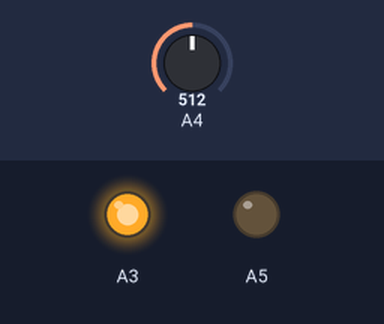
A sketch run on a simulated Arduino Uno, built with avr-gcc and run on an emulated ATmega328P. On the bench: output pins drawn as LEDs (lit = HIGH). Inputs (shaded band) come from the test bench; at power-on: A4 = 512. Random numbers use the default seed unless the sketch sets one; what the sketch prints to the serial monitor is not drawn.

Above: at 0.1 s.
Timing chart, 0 to 1.6 s (numbered marks = the images above):
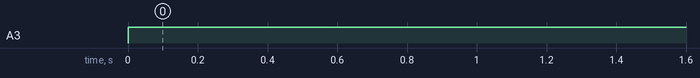

The sketch:

MCController.ino
```cpp
 /**
 * Ryan Gallaway
 * 16 Feb 2016
 * Motor Controller Controller Motor
 */

#include <mcp_can.h>
#include <math.h>
#include <SPI.h>
#include <string.h>

// the cs pin of the version after v1.1 is default to D9
// v0.9b and v1.0 is default D10
const int SPI_CS_PIN = 9;

MCP_CAN CAN(10);                                    // Set CS pin

void setup()
{
    Serial.begin(9600);
    pinMode(A3, OUTPUT);
    pinMode(A5, OUTPUT);
    pinMode(A4, INPUT);

START_INIT:

    if(CAN_OK == CAN.begin(CAN_500KBPS))                   // init can bus : baudrate = 500k
    {
        Serial.println("CAN BUS Shield init ok!");
    }
    else
    {
        Serial.println("CAN BUS Shield init fail");
        Serial.println("Init CAN BUS Shield again");
        delay(100);
        goto START_INIT;
    }
}

unsigned char lockout[8] = {0,0,0,0,0,0,0,0};
unsigned char enable[8] = {0,0,0,0,0,1,0,0};
unsigned char msg[8] = {0,0,0,0,1,1,0,0};
unsigned char bat[8] = {0,0,0,0,0,0,0,0};
unsigned char temp[8] = {70,0,65,0,0,0,0,0};
unsigned char mTemp[8] = {0,0,0,0,0,0,0,0};
unsigned char sseq[8] = {0,0,0,0,0,0,0,0};
unsigned char ah[8] = {0,0,0,0,0,0,200,0};
unsigned char draw[8] = {0,0,0,0,0,0,0,0};
unsigned char lv[8] = {0,0,20,0,0,0,0,0};
unsigned char pedals[8] = {0,42,0,42,0,0,0,0};
short torque = 0;
int enabled = 0;
bool up = true;
int pot = 1;
int state = 0;
int value;
int charge = 0;
int error = 0;

void loop() {
//  if (!enabled) {
//    CAN.sendMsgBuf(0x0C0, 0, 8, lockout);
//    Serial.println("inverter disable");
//    char entry;
//    entry = Serial.read();
//    if (entry == 's') {
//      CAN.sendMsgBuf(0x0C0, 0, 8, enable);
//      torque = 0;
//      Serial.println("enabled");
//      enabled = 1;
//    }
//    delay(50);
//  } else {
    if (up) {
      charge += 5;
      if (charge >= 200) {
        up = false;
      }
    } else {
      charge -= 5;
      if (charge <= 0) {
        up = true;
      }
    }
    digitalWrite(A3, HIGH);
    digitalWrite(A5, LOW);
    if (pot == 1) {
      value = analogRead(A4);
      if (value < 50) {
        torque = 0;
      } else {
        torque = value;
      }
      pot = 1;
    }
    char entry = Serial.read();
    if (entry == 'p') {
      state++;
      if (state > 5) {
        state = 8;
      }
    } else if (entry == 'o') {
      state--;
      if (state == 8) {
        state = 5;
      } else if (state <= 0) {
        state = 0;
      }
    } else if (entry == '1') {
      error = 4;
    } else if (entry == '2') {
      error = 20;
    } else if (entry == '0') {
      error = 0;
    }
    int avg = random(1, 100);
    int high = random(avg, 100);
//    if (Serial.available() > 0) {
//      char entry;
//      entry = Serial.read();
//      if (entry == 'd') {
//        CAN.sendMsgBuf(0x0C0, 0, 8, enable);
//        Serial.println("disable");
//        enabled = 0;
//        pot = 0;
//      } else if (entry == 'e') {
//        CAN.sendMsgBuf(0x0C0, 0, 8, lockout);
//      } else if (entry == 'a') {
//        torque = 120;
//        pot = 0;
//      } else if (entry == 'r') {
//        torque = -100;
//        pot = 0;
//      } else if (entry == 'f') {
//        torque = 0;
//        pot = 0;
//      }
    int motor = 800;
    short current = -100;
    int thr = charge / 2;

      /**
       * INPUT SEQUENCE TO TURN ON MOTOR 100% OF THE TIME
       * Start sending disable messages
       * Then send real messages (press s)
       * Then send quick disable for lockout (press e)
       */
    memcpy(&msg[2], &torque, sizeof(short)); //speed mode (ignore the fact that it's called "torque")
    memcpy(&sseq[0], &state, sizeof(byte));
    memcpy(&mTemp[4], &motor, sizeof(short));
    memcpy(&draw[6], &current, sizeof(short));
    memcpy(&bat[1], &charge, sizeof(byte));
    memcpy(&pedals[3], &thr, sizeof(byte));
    memcpy(&sseq[1], &error, sizeof(byte));

    Serial.print("Startup: ");
    Serial.print(sseq[0]);
    Serial.print("  Error: ");
    Serial.println(sseq[1]);
    CAN.sendMsgBuf(0x020, 0, 8, lv);
    delay(5);
    CAN.sendMsgBuf(0x0C8, 0, 8, pedals);
    delay(5);
    CAN.sendMsgBuf(0x0A2, 0, 8, mTemp);
    delay(5);
    CAN.sendMsgBuf(0x0A5, 0, 8, msg);
    delay(5);
    CAN.sendMsgBuf(0x001, 0, 8, bat);
    delay(5);
    CAN.sendMsgBuf(0x004, 0, 8, temp);
    delay(5);
    CAN.sendMsgBuf(0x010, 0, 8, sseq);
    delay(5);
    CAN.sendMsgBuf(0x0A6, 0, 8, draw);
    delay(5);
  }
```

Measured:
- by itself, A3: LOW → HIGH at 0.00 s
